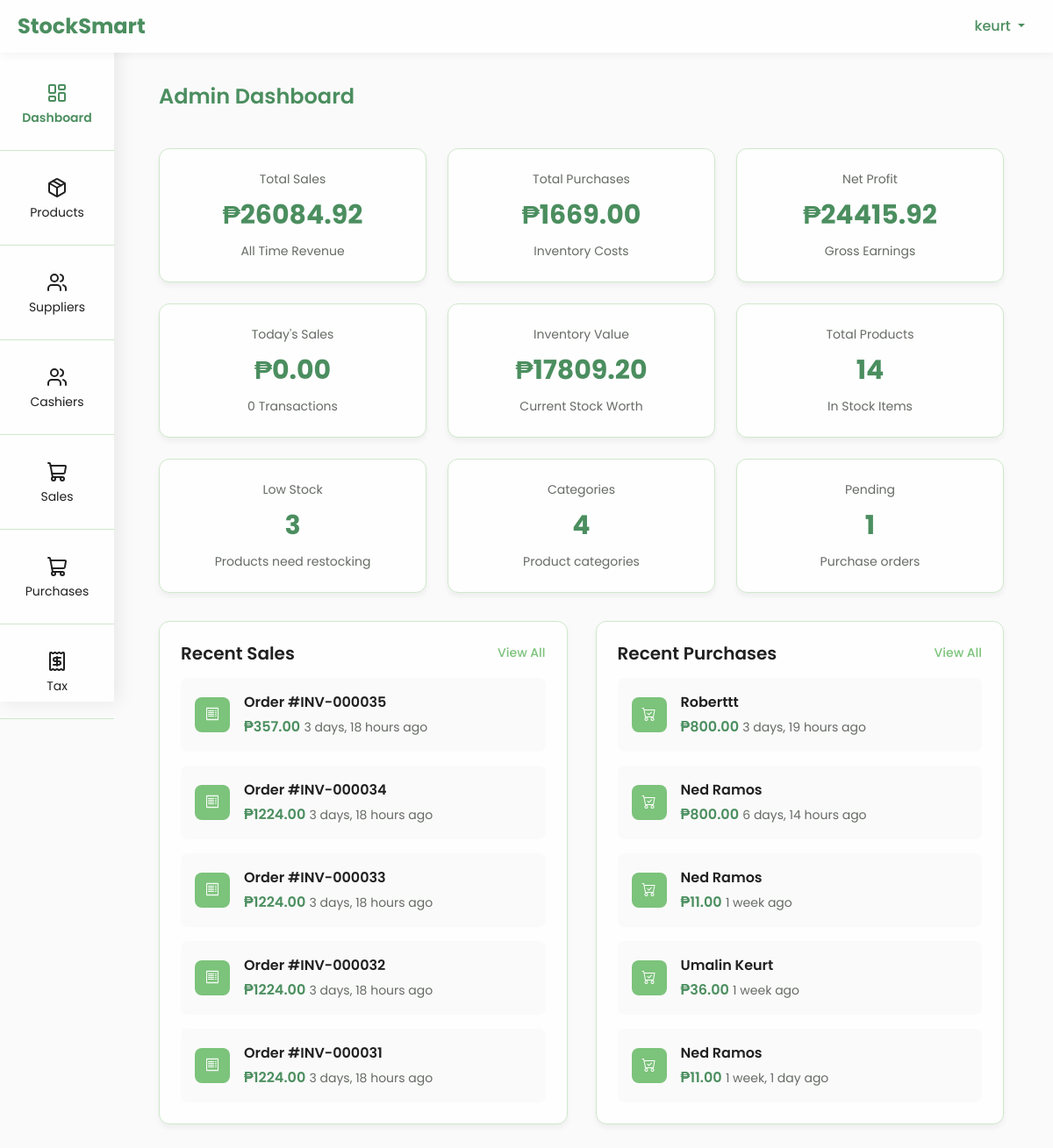
The page /admin-dashboard/ (signed in) on the database its author committed.
### pages/models.py (models this page shows, shortened)
class Invoice(models.Model):
    invoice_number = models.CharField(max_length=20, unique=True)
    customer_id = models.CharField(max_length=20, default='CUST-000')
    customer_name = models.CharField(max_length=100, blank=True, null=True)
    created_at = models.DateTimeField(auto_now_add=True)
    date_issued = models.DateTimeField(default=timezone.now)
    subtotal = models.DecimalField(max_digits=10, decimal_places=2, default=0)
    tax_amount = models.DecimalField(max_digits=10, decimal_places=2, default=0)
    total_amount = models.DecimalField(max_digits=10, decimal_places=2, default=0)
    cash_received = models.DecimalField(max_digits=10, decimal_places=2, default=0)
    change = models.DecimalField(max_digits=10, decimal_places=2, default=0)
    tax_rate = models.ForeignKey(TaxRate, null=True, blank=True, on_delete=models.SET_NULL)
    created_by = models.ForeignKey(User, on_delete=models.SET_NULL, null=True, blank=True, related_name='invoices_created')
    staff_name = models.CharField(max_length=100, default='Cashier')
    is_active = models.BooleanField(default=True)  # For soft delete
    def delete(self, *args, **kwargs):
        """Soft delete - mark as inactive instead of actually deleting"""
        self.is_active = False
        self.save()

class PurchaseOrder(models.Model):
    supplier_name = models.CharField(max_length=100)
    expected_date = models.DateField()
    date_created = models.DateTimeField(auto_now_add=True)
    status = models.CharField(max_length=20, default='Pending')
    total_cost = models.FloatField(default=0)

### pages/views.py (the view)
# urls.py: path("admin-dashboard/", admin_dashboard, name="admin_dashboard"),
@login_required
def admin_dashboard(request):
    if not request.user.is_superuser:
        return redirect('pages:cashier_dashboard')
    today = timezone.now().date()
    total_sales = float(Invoice.objects.aggregate(total=Sum('total_amount'))['total'] or 0)
    total_purchases_result = PurchaseOrder.objects.filter(status='Received').aggregate(total=Sum('total_cost'))['total']
    total_purchases = float(total_purchases_result or 0)
    total_products = Product.objects.count()
    total_profit = total_sales - total_purchases  # Now both are floats
    today_sales_result = Invoice.objects.filter(date_issued__date=today).aggregate(total=Sum('total_amount'))['total']
    today_sales = float(today_sales_result or 0)
    today_orders = Invoice.objects.filter(date_issued__date=today).count()
    total_inventory_value = 0
    products = Product.objects.all()
    for product in products:
        quantity = float(product.product_quantity)
        price = float(product.product_price)
        product_value = quantity * price * 0.6  # estimated cost ratio
        total_inventory_value += product_value
    total_categories = Category.objects.count()
    total_suppliers = Supplier.objects.count()
    total_cashiers = User.objects.filter(is_superuser=False, is_staff=False).count()
    active_cashiers = User.objects.filter(is_superuser=False, is_staff=False, is_active=True).count()
    pending_orders = PurchaseOrder.objects.filter(status='Pending').count()
    try:
        low_stock_count = Product.objects.filter(product_quantity__lte=10).count()  # Default threshold
    except:
        low_stock_count = 0
    recent_sales = Invoice.objects.all().order_by('-date_issued')[:5]
    recent_purchases = PurchaseOrder.objects.filter(status='Received').order_by('-date_created')[:5]
    context = {
        'total_sales': total_sales,
        'total_purchases': total_purchases,
        'total_products': total_products,
        'total_profit': total_profit,
        'today_sales': today_sales,
        'today_orders': today_orders,
        'inventory_value': total_inventory_value,
        'total_categories': total_categories,
        'total_suppliers': total_suppliers,
        'total_cashiers': total_cashiers,
        'active_cashiers': active_cashiers,
        'pending_orders': pending_orders,
        'low_stock_count': low_stock_count,
        'recent_sales': recent_sales,
        'recent_purchases': recent_purchases,
    }
    return render(request, 'admin/admin_dashboard.html', context)

### pages/templates/admin/admin_dashboard.html (shortened to what this page needs)
{% extends 'navigation/navbar.html' %}
{% block content %}
<div class="products-container">
  <div class="page-header">
    <h1 class="page-title">Admin Dashboard</h1>
  </div>
  <div class="stats-grid">
    <div class="stat-card">
      <div class="stat-label">Total Sales</div>
      <div class="stat-value">₱{{ total_sales|floatformat:2 }}</div>
      <div class="stat-label">All Time Revenue</div>
    </div>
    <div class="stat-card">
      <div class="stat-label">Total Purchases</div>
      <div class="stat-value">₱{{ total_purchases|floatformat:2 }}</div>
      <div class="stat-label">Inventory Costs</div>
    </div>
    <div class="stat-card">
      <div class="stat-label">Net Profit</div>
      <div class="stat-value">₱{{ total_profit|floatformat:2 }}</div>
      <div class="stat-label">Gross Earnings</div>
    </div>
    <div class="stat-card">
      <div class="stat-label">Today's Sales</div>
      <div class="stat-value">₱{{ today_sales|floatformat:2 }}</div>
      <div class="stat-label">{{ today_orders }} Transactions</div>
    </div>
    <div class="stat-card">
      <div class="stat-label">Inventory Value</div>
      <div class="stat-value">₱{{ inventory_value|floatformat:2 }}</div>
      <div class="stat-label">Current Stock Worth</div>
    </div>
    <div class="stat-card">
      <div class="stat-label">Total Products</div>
      <div class="stat-value">{{ total_products }}</div>
      <div class="stat-label">In Stock Items</div>
    </div>
    <div class="stat-card">
      <div class="stat-label">Low Stock</div>
      <div class="stat-value">{{ low_stock_count }}</div>
      <div class="stat-label">Products need restocking</div>
    </div>
    <div class="stat-card">
      <div class="stat-label">
        Categories
      </div>
       <div class="stat-value">{{ total_categories }}</div>
      <div class="stat-label">Product categories</div>
    </div>
    <div class="stat-card">
      <div class="stat-label">
        Pending
      </div>
      <div class="stat-value">{{ pending_orders }}</div>
      <div class="stat-label">Purchase orders</div>
    </div>
  </div>
  <div class="dashboard-content">
    <div class="activity-card">
      <div class="activity-header">
        <h3>Recent Sales</h3>
        <a href="{% url 'pages:sales_list' %}" class="view-all">View All</a>
      </div>
      <div class="activity-list">
        {% for sale in recent_sales %}
        <div class="activity-item">
          <div class="activity-icon sale">
            <i class="bi bi-receipt"></i>
          </div>
          <div class="activity-details">
            <strong>Order #{{ sale.invoice_number }}</strong>
            <span>₱{{ sale.total_amount|floatformat:2 }}</span>
            <small>{{ sale.date_issued|timesince }} ago</small>
          </div>
        </div>
        {% empty %}
        <div class="empty-activity">
          <i class="bi bi-receipt"></i>
          <p>No recent sales</p>
        </div>
        {% endfor %}
      </div>
    </div>
    <div class="activity-card">
      <div class="activity-header">
        <h3>Recent Purchases</h3>
        <a href="{% url 'pages:purchase_management' %}" class="view-all">View All</a>
      </div>
      <div class="activity-list">
        {% for purchase in recent_purchases %}
        <div class="activity-item">
          <div class="activity-icon purchase">
            <i class="bi bi-cart-check"></i>
          </div>
          <div class="activity-details">
            <strong>{{ purchase.supplier_name }}</strong>
            <span>₱{{ purchase.total_cost|floatformat:2 }}</span>
            <small>{{ purchase.date_created|timesince }} ago</small>
          </div>
        </div>
        {% empty %}
        <div class="empty-activity">
          <i class="bi bi-cart-check"></i>
          <p>No recent purchases</p>
        </div>
        {% endfor %}
      </div>
    </div>
  </div>
</div>
<link rel="stylesheet" href="https://cdn.jsdelivr.net/npm/bootstrap-icons@1.10.0/font/bootstrap-icons.css">
{% endblock %}

### pages/templates/navigation/navbar.html (shortened to what this page needs)
<!DOCTYPE html>
<html lang="en">
<head>
  {% load static %}
  <link href="https://cdn.jsdelivr.net/npm/bootstrap@5.3.2/dist/css/bootstrap.min.css" rel="stylesheet">
  <link rel="stylesheet" href="{% static 'css/productpage.css' %}">
  <link rel="stylesheet" href="{% static 'css/header&footer.css' %}">
  <link rel="stylesheet" href="{% static 'css/suppliers.css' %}">
</head>
<body>
  <div class="sidebar" id="sidebar">
    <a href="{% url 'pages:admin_dashboard' %}" class="{% if request.resolver_match.url_name == 'admin_dashboard' %}active{% endif %}">
      <i class="icon" data-lucide="layout-dashboard"></i>
      Dashboard
    </a>
    <a href="{% url 'pages:products' %}" class="{% if request.resolver_match.url_name == 'products' %}active{% endif %}">
      <i class="icon" data-lucide="package"></i>
      Products
    </a>
   <a href="{% url 'pages:suppliers' %}" class="{% if request.resolver_match.url_name == 'suppliers' %}active{% endif %}">
  <i class="icon" data-lucide="users"></i>
  Suppliers
</a>
 <a href="{% url 'pages:cashiers' %}" class="{% if request.resolver_match.url_name == 'cashiers' %}active{% endif %}">
  <i class="icon" data-lucide="users"></i>
  Cashiers
</a>
    <a href="{% url 'pages:sales_list' %}" class="{% if request.resolver_match.url_name == 'sales_list' %}active{% endif %}">
      <i class="icon" data-lucide="shopping-cart"></i>
      Sales
    </a>
     <a href="{% url 'pages:purchase_management' %}"
   class="{% if request.resolver_match.url_name == 'purchase_management' %}active{% endif %}">
  <i class="icon" data-lucide="shopping-cart"></i>
  Purchases
</a>
<a href="{% url 'pages:invoices' %}" class="{% if request.resolver_match.url_name == 'invoices' %}active{% endif %}">
  <i class="icon" data-lucide="receipt"></i>
  Tax
</a>
  </div>
  <header class="header-bar">
    <div class="d-flex align-items-center">
      <h1>StockSmart</h1>
    </div>
    <div class="dropdown user-menu">
      <button class="btn dropdown-toggle" type="button" data-bs-toggle="dropdown" aria-expanded="false">
        {{ request.user.username }}
      </button>
    </div>
  </header>
  <div class="content">
    <div class="container">
      {% block content %}
      {% endblock %}
    </div>
  </div>
</body>
</html>

### pages/static/css/productpage.css (style rules this page uses)
:root { --font-heading: 'Poppins', sans-serif; --font-body: 'Roboto', sans-serif; --primary-bg: #fafafa; --secondary-bg: #e6efe3; --sidebar-bg: #fefefe; --header-bg: #fefefe; --text-primary: #1f201f; --text-secondary: #666b65; --accent-green: #7cc37b; --accent-green-light: #cfe8cb; --accent-green-dark: #4b8e5f; --border: #d2d8cf; --alert-red: #e5534b; --alert-red-light: #f7d6d3; --alert-red-dark: #b7322c; font-size: 16px; --fs-xs: 0.75rem; --fs-sm: 0.875rem; --fs-base: 1rem; --fs-lg: 1.125rem; --fs-xl: 1.25rem; --fs-2xl: 1.5rem; --fs-3xl: 1.875rem; --fs-4xl: 2.25rem; --fs-5xl: 3rem; --fs-6xl: 4rem; --fs-fluid-sm: clamp(0.875rem, 0.8vw, 1rem); --fs-fluid-md: clamp(1rem, 1vw, 1.25rem); --fs-fluid-lg: clamp(1.5rem, 2vw, 2.25rem); --fs-fluid-xl: clamp(2rem, 3vw, 3rem); --fs-fluid-xxl: clamp(3rem, 5vw, 5rem); --lh-tight: 1.2; --lh-normal: 1.5; --lh-relaxed: 1.7; --fw-regular: 400; --fw-medium: 500; --fw-semibold: 600; --fw-bold: 700; }
* { padding: 0; margin: 0; box-sizing: border-box; font-family: var(--font-heading); }
.products-container { max-width: 1700px; margin: 0 auto; padding: 1rem 1.5rem; }
.page-header { display: flex; justify-content: space-between; align-items: center; margin-bottom: 2.5rem; }
.page-title { font-size: var(--fs-2xl); font-weight: var(--fw-semibold); color: var(--accent-green-dark); margin-bottom: 0.25rem; }

### pages/static/css/header&footer.css (style rules this page uses)
:root { --font-heading: 'Poppins', sans-serif; --font-body: 'Roboto', sans-serif; --primary-bg: #fafafa; --secondary-bg: #e6efe3; --sidebar-bg: #fefefe; --header-bg: #fefefe; --text-primary: #1f201f; --text-secondary: #666b65; --accent-green: #7cc37b; --accent-green-light: #cfe8cb; --accent-green-dark: #4b8e5f; --border: #d2d8cf; }
body { min-height: 100vh; font-family: var(--font-body); background: var(--primary-bg); color: var(--text-primary); display: flex; flex-direction: column; }
.sidebar { width: 130px; background: var(--sidebar-bg); box-shadow: 4px 0 20px rgba(0, 0, 0, 0.08); color: var(--text-primary); height: 100vh; position: fixed; top: 0; left: 0; padding-top: 4rem; transition: all 0.3s ease; z-index: 1050; }
.sidebar a { color: var(--text-primary); text-decoration: none; padding: 26px; display: flex; flex-direction: column; justify-content: center; align-items: center; margin: 4px 0; text-align: center; gap: 6px; font-size: 14px; transition: background-color 0.2s, transform 0.1s; border-bottom: solid 1px var(--accent-green-light); }
.sidebar a.active { color: var(--accent-green-dark); font-weight: 600; }
.header-bar { height: 60px; width: 100%; background: var(--header-bg); color: var(--accent-green-dark); box-shadow: 0 2px 10px rgba(0, 0, 0, 0.05); display: flex; align-items: center; justify-content: space-between; padding: 0 20px; position: fixed; top: 0; left: 0; z-index: 1100; }
.header-bar h1 { font-family: var(--font-heading); font-weight: 700; font-size: 1.5rem; margin: 0; }
.user-menu .btn { background-color: transparent; color: var(--accent-green-dark); border: none; font-weight: 500; }
.content { margin-left: 125px; padding: 80px 20px 20px 20px; transition: all 0.3s ease; }
.container { max-width: 1700px; margin: 0 auto; }

### pages/static/css/suppliers.css (style rules this page uses)
:root { --primary-bg: #fafafa; --secondary-bg: #e6efe3; --sidebar-bg: #fefefe; --header-bg: #fefefe; --text-primary: #1f201f; --text-secondary: #666b65; --accent-green: #7cc37b; --accent-green-light: #cfe8cb; --accent-green-dark: #4b8e5f; --border: #d2d8cf; --alert-red: #e5534b; --alert-red-light: #f7d6d3; --alert-red-dark: #b7322c; font-size: 16px; --font-sans: 'Inter', 'Poppins', 'Helvetica Neue', Arial, sans-serif; --font-serif: 'Merriweather', serif; --fs-xs: 0.75rem; --fs-sm: 0.875rem; --fs-base: 1rem; --fs-lg: 1.125rem; --fs-xl: 1.25rem; --fs-2xl: 1.5rem; --fs-3xl: 1.875rem; --fs-4xl: 2.25rem; --fs-5xl: 3rem; --fs-6xl: 4rem; --fs-fluid-sm: clamp(0.875rem, 0.8vw, 1rem); --fs-fluid-md: clamp(1rem, 1vw, 1.25rem); --fs-fluid-lg: clamp(1.5rem, 2vw, 2.25rem); --fs-fluid-xl: clamp(2rem, 3vw, 3rem); --fs-fluid-xxl: clamp(3rem, 5vw, 5rem); --lh-tight: 1.2; --lh-normal: 1.5; --lh-relaxed: 1.7; --fw-regular: 400; --fw-medium: 500; --fw-semibold: 600; --fw-bold: 700; }
.stats-grid { display: grid; grid-template-columns: repeat(auto-fit, minmax(250px, 1fr)); gap: 1.5rem; margin-bottom: 2rem; }
.stat-card { background: var(--header-bg); border: 1px solid var(--accent-green-light); border-radius: 10px; padding: 1.5rem; text-align: center; transition: transform 0.3s; }

### rows shown on the page
Invoice: invoice_number "INV-000035", total_amount "357.00", date_issued "3 days, 18 hours"
Invoice: invoice_number "INV-000034", total_amount "1224.00", date_issued "3 days, 18 hours"
Invoice: invoice_number "INV-000033", total_amount "1224.00", date_issued "3 days, 18 hours"
Invoice: invoice_number "INV-000032", total_amount "1224.00", date_issued "3 days, 18 hours"
Invoice: invoice_number "INV-000031", total_amount "1224.00", date_issued "3 days, 18 hours"
PurchaseOrder: supplier_name "Roberttt", total_cost "800.00", date_created "3 days, 19 hours"
PurchaseOrder: supplier_name "Ned Ramos", total_cost "800.00", date_created "6 days, 14 hours"
PurchaseOrder: supplier_name "Ned Ramos", total_cost "11.00", date_created "1 week"
PurchaseOrder: supplier_name "Umalin Keurt", total_cost "36.00", date_created "1 week"
PurchaseOrder: supplier_name "Ned Ramos", total_cost "11.00", date_created "1 week, 1 day"

### other values the page prints
{{ request.user.username }} "keurt"
{{ total_sales|floatformat:2 }} "26084.92"
{{ total_purchases|floatformat:2 }} "1669.00"
{{ total_profit|floatformat:2 }} "24415.92"
{{ today_sales|floatformat:2 }} "0.00"
{{ today_orders }} "0"
{{ inventory_value|floatformat:2 }} "17809.20"
{{ total_products }} "14"
{{ low_stock_count }} "3"
{{ total_categories }} "4"
{{ pending_orders }} "1"
